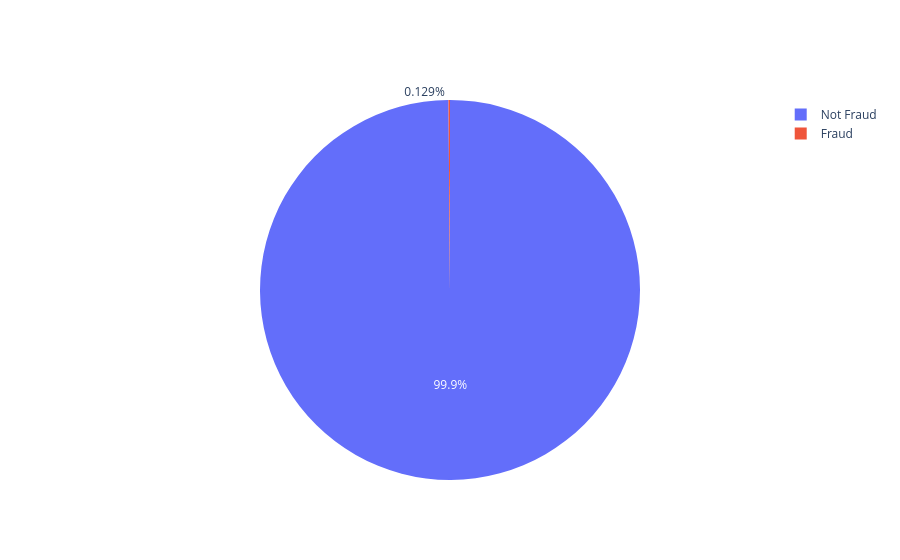

Notebook source saved alongside this figure:
### Code cell
#Checking for balance in target
fig = go.Figure(data=[go.Pie(labels=['Not Fraud','Fraud'], values=df['isFraud'].value_counts())])
fig.show()

### Figure 1 — Plotly figure (JSON) as saved in the notebook; plotly's stock layout.template omitted (floating-point values rounded to 4 significant figures)
{"data": [{"labels": ["Not Fraud", "Fraud"], "type": "pie", "values": [6354407, 8213]}], "layout": {}}
